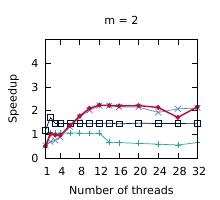

Write gnuplot code to recreate this figure.
set title "m = 2"
set terminal pdf size 2.2,2.0
set output "./results/Compactions_n___4,194,304,_m___2.pdf"
set key off
set xrange [1:32]
set xtics (1, 4, 8, 12, 16, 20, 24, 28, 32)
set xlabel "Number of threads"
set yrange [0:5]
set ytics (0, 1, 2, 3, 4)
set ylabel "Speedup"
plot './results/Compactions_n___4,194,304,_m___2.dat' using 1:2 title "Outer parallelism" pointsize 0.7 lw 1 pt 1 linecolor rgb "#24A793" with linespoints, \
  './results/Compactions_n___4,194,304,_m___2.dat' using 1:3 title "Inner parallelism" pointsize 0.7 lw 1 pt 2 linecolor rgb "#5287C6" with linespoints, \
  './results/Compactions_n___4,194,304,_m___2.dat' using 1:4 title "OpenMP" pointsize 0.7 lw 1 pt 4 linecolor rgb "#001240" with linespoints, \
  './results/Compactions_n___4,194,304,_m___2.dat' using 1:5 title "Work assisting (our)" pointsize 0.4 lw 2 pt 7 linecolor rgb "#C00A35" with linespoints
